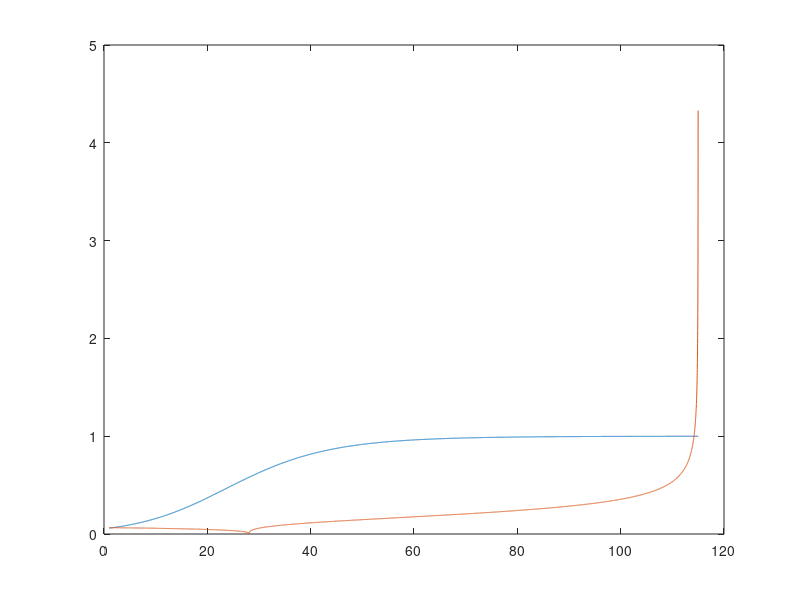
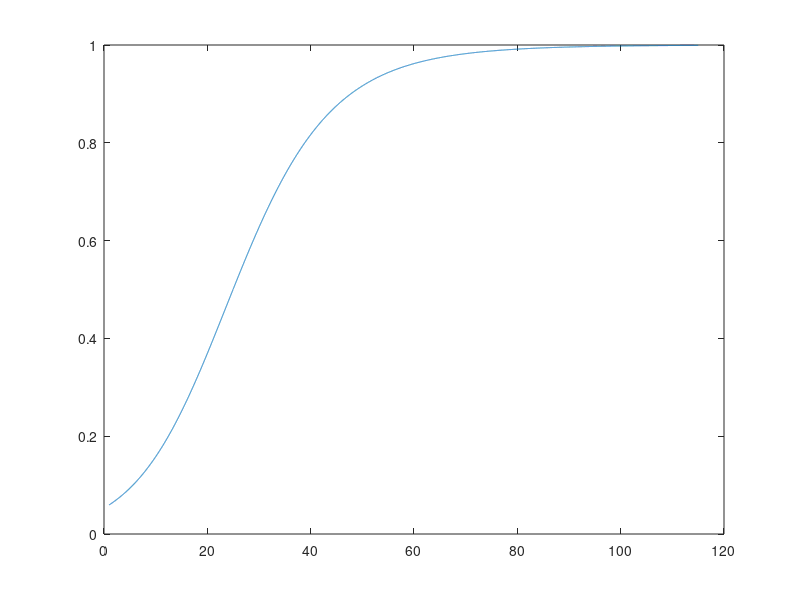
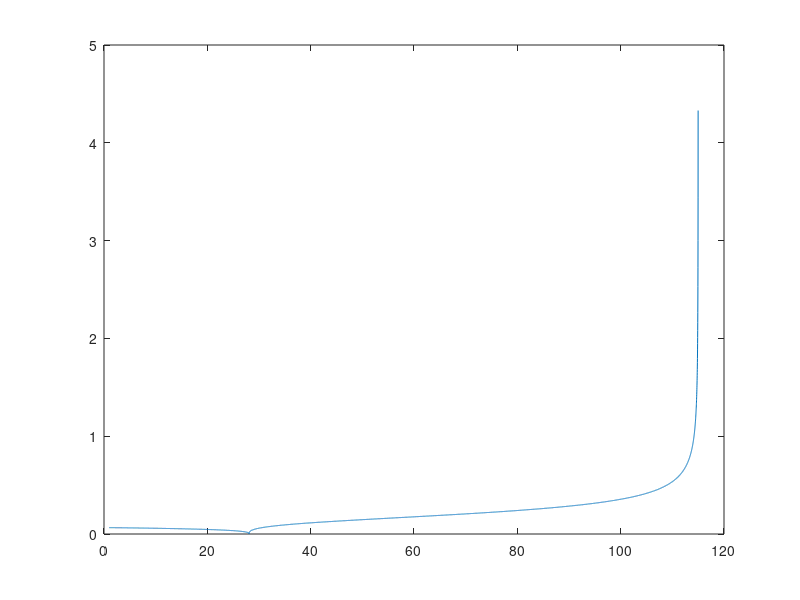

MATLAB code to generate these figures, in order:
clear all
h = 0.596; 
n = 0.318;
GNa = 120 ;
GK = 36;
GL=0.3;
R = 10;
VNa = 115;
VK = -12;
VL=10.5995;
c = 1;
Iext = 0.20;
A = zeros(1,11401);
y1 = zeros(1,11401);
B = 1:0.01:115;
for i = 1:11401
A(i) = (((20-((36*(0.318^4))*(B(i)+12)))-(0.3*(B(i)-10.5995)))/(120*0.596*(B(i)-115)))^(1/3);
a(i) = (0.1*(25-B(i)))/(exp((25-B(i))/10) - 1);
b(i) =  4*exp(-B(i)/18);
y1(i) = a(i)/(a(i)+ b(i));
end
figure,plot(B,y1,B,A)
figure,plot(B,y1)
figure,plot(B,A)

